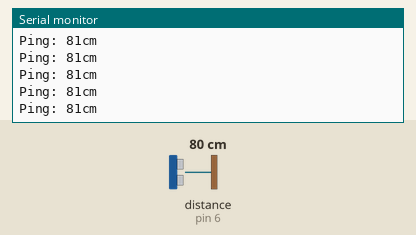
This sketch was run on a simulated Arduino Uno, built with avr-gcc and run on an emulated ATmega328P. On the bench: the last lines printed to the serial monitor. The test bench sets the inputs (shaded band); at power-on: distance to the obstacle (sensor on pin 6) 80 cm. The echo pulse lasts 58.3 µs per cm.

Above: at 1.2 s.
1.3 s: distance to the obstacle (sensor on pin 6) set to 2 cm
At 1.34 s:
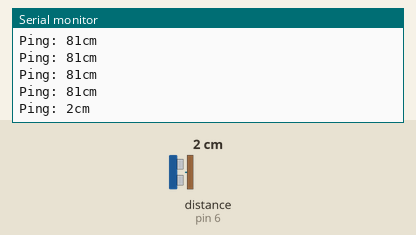
2.8 s: distance to the obstacle (sensor on pin 6) set to 4 cm
At 2.82 s:
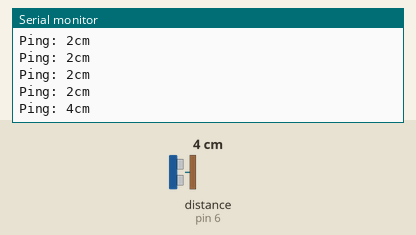
Timing chart, 0 to 5.8 s (numbered marks = the images above; inputs shaded):
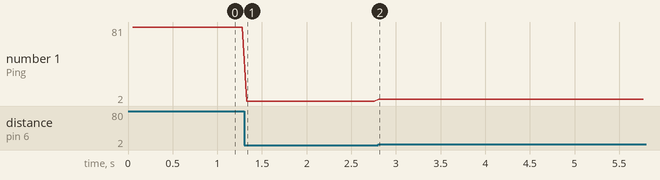

The sketch:

ultrasonic2.ino
```cpp
#include <NewPing.h>
#define TRIG_PIN 5
#define ECHO_PIN 6
#define MAX_DISTANCE 400
NewPing sonar(TRIG_PIN, ECHO_PIN, MAX_DISTANCE);
void setup() {
    Serial.begin(112500);
    pinMode(TRIG_PIN, OUTPUT);
    pinMode(ECHO_PIN, INPUT);
    digitalWrite(TRIG_PIN, LOW);
    Serial.println("Let's begin!");
}

void loop() {
    other();
}

void other() {
    delay(50);
    unsigned int uS = sonar.ping();
    Serial.print("Ping: ");
    Serial.print(uS / US_ROUNDTRIP_CM);
    Serial.println("cm");
}
```

Measured:
- after the input at 1.3 s, the serial monitor: prints a new line at once (image 1)
- after the input at 2.8 s, the serial monitor: prints a new line at once (image 2)
- plotted number 1: 81 → 2 after the input at 1.3 s, 2 → 4 after the input at 2.8 s
